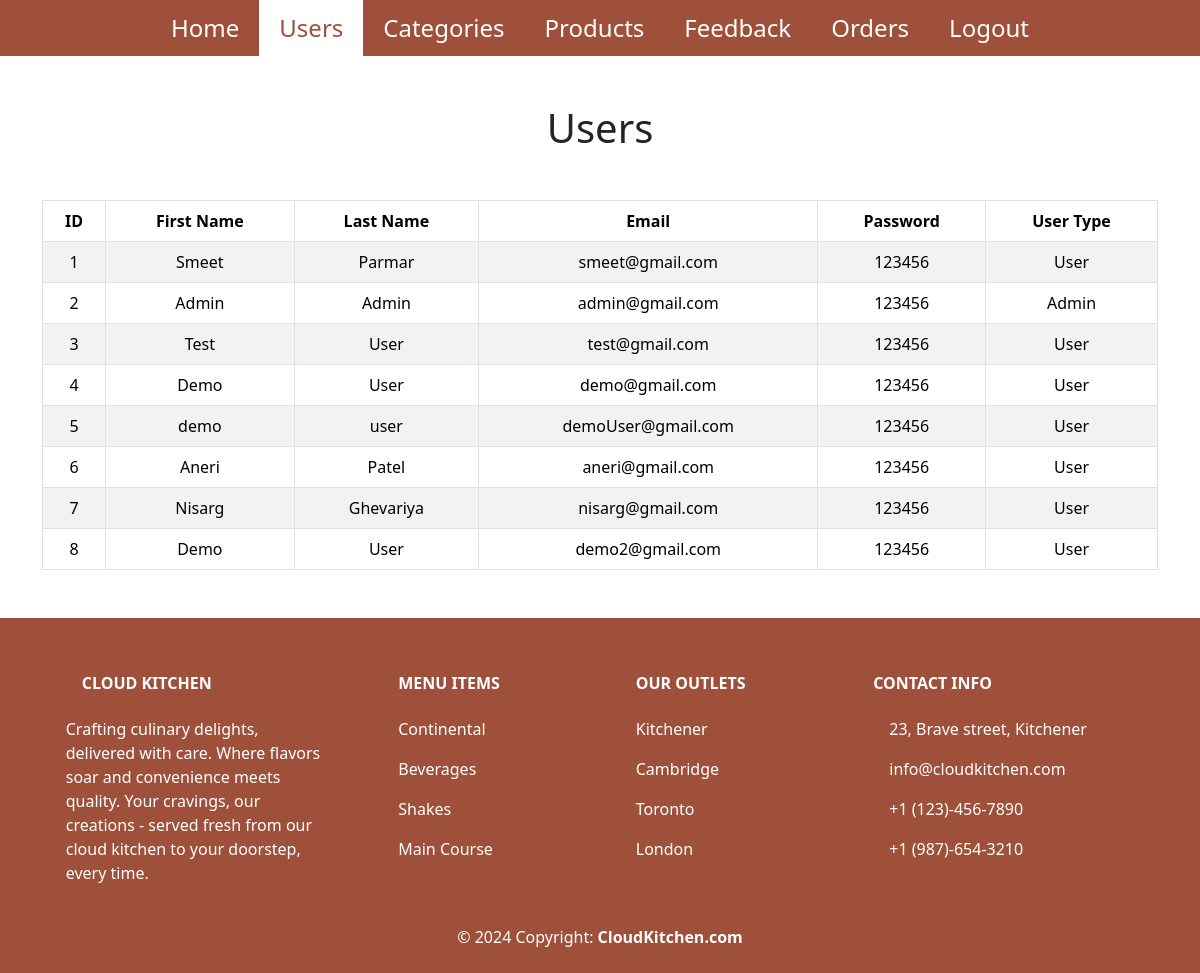
/manageUsers.php (signed in), run on the app's committed database.
### tables this page shows
CREATE TABLE `users` (
  `id` int(11) NOT NULL,
  `firstName` varchar(200) NOT NULL,
  `lastName` varchar(200) NOT NULL,
  `email` varchar(200) NOT NULL,
  `password` varchar(200) NOT NULL,
  `userType` varchar(100) NOT NULL
);

### Database/user.php (called while the page is built, shortened)
<?php
    class user{
        function getDatabase()
        {
            $dbConnection = new Database();
            $database = $dbConnection->getDatabase();
            return $database;
        }
        function getAllUsers()
        {
            $database = $this->getDatabase();
            return mysqli_query($database,"SELECT * FROM users");
        }
    }
?>

### manageUsers.php (the view, shortened to what this page needs)
<!DOCTYPE html>
<html lang="en">
<head>
</head>
<body>
    <?php
        include('header.php');
        include('Database/user.php');
        $user = new user();
    ?>
    <div class="container my-3 animation">
    <h1 class="text-center my-5">Users</h1>
    <table class="table table-bordered table-striped text-center">
    <thead class="thead-dark">
        <tr>
            <th scope="col">ID</th>
            <th scope="col">First Name</th>
            <th scope="col">Last Name</th>
            <th scope="col">Email</th>
            <th scope="col">Password</th>
            <th scope="col">User Type</th>
        </tr>
    </thead>
    <tbody>
        <?php
        $users = $user->getAllUsers();
        while($singleUser=mysqli_fetch_array($users,MYSQLI_ASSOC))
        {
        ?>
            <tr>
                <td><?php echo $singleUser['id']; ?></td>
                <td><?php echo $singleUser['firstName']; ?></td>
                <td><?php echo $singleUser['lastName']; ?></td>
                <td><?php echo $singleUser['email']; ?></td>
                <td><?php echo $singleUser['password']; ?></td>
                <td><?php echo $singleUser['userType']; ?></td>
            </tr>
        <?php } ?>
    </tbody>
    </table>
        </div>
    <?php include('footer.php'); ?>
</body>
</html>

### style.css (style rules this page uses)
.animation { animation: fadeEffect 0.5s ease-in-out; }

### data on the page
users: id "1", firstName "Smeet", lastName "Parmar", email "smeet@gmail.com", password "123456", userType "User"
users: id "2", firstName "Admin", lastName "Admin", email "admin@gmail.com", password "123456", userType "Admin"
users: id "3", firstName "Test", lastName "User", email "test@gmail.com", password "123456", userType "User"
users: id "4", firstName "Demo", lastName "User", email "demo@gmail.com", password "123456", userType "User"
users: id "5", firstName "demo", lastName "user", email "demoUser@gmail.com", password "123456", userType "User"
users: id "6", firstName "Aneri", lastName "Patel", email "aneri@gmail.com", password "123456", userType "User"
users: id "7", firstName "Nisarg", lastName "Ghevariya", email "nisarg@gmail.com", password "123456", userType "User"
users: id "8", firstName "Demo", lastName "User", email "demo2@gmail.com", password "123456", userType "User"
